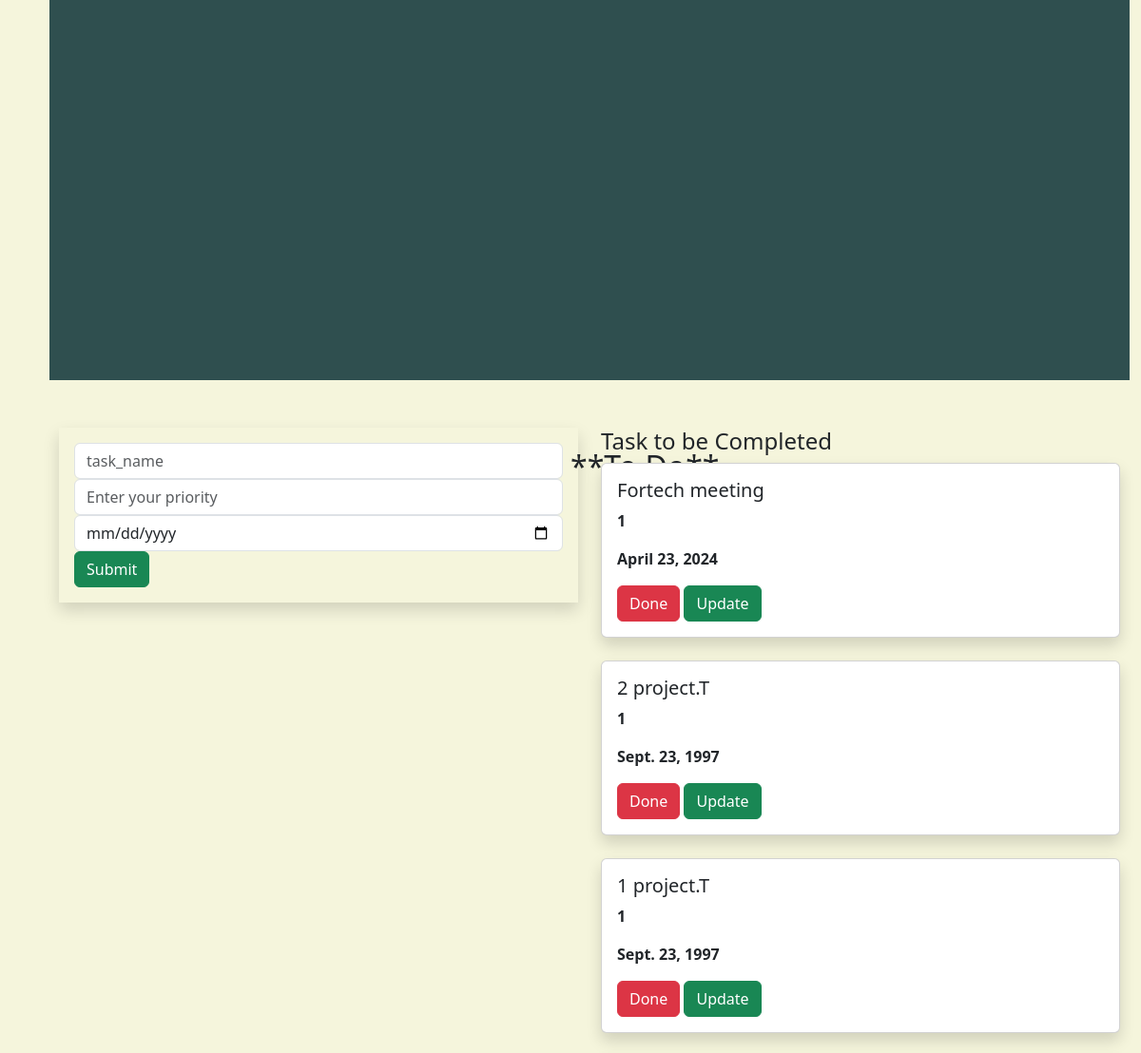
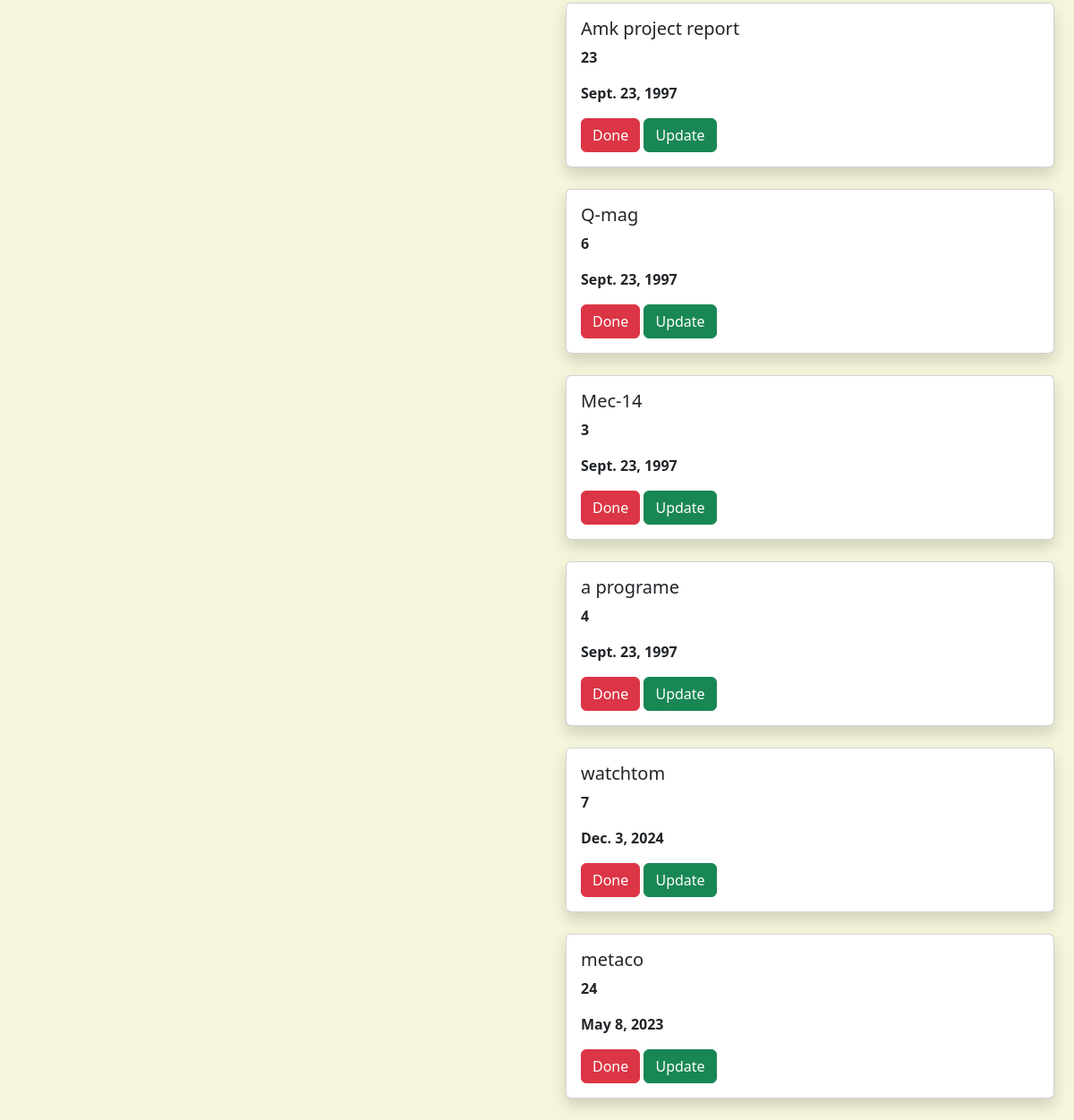
The page / on the database its author committed (2 pictures, top to bottom).
### bestdo/models.py (models this page shows, shortened)
class Task(models.Model):
    name = models.CharField(max_length=250)
    priority = models.IntegerField()
    date=models.DateField()

### bestdo/views.py (the view)
# urls.py: path('', views.add, name='home'),
def add(request):
    task1 = Task.objects.all
    if request.method == 'POST':
        name = request.POST.get('task', '')
        priority = request.POST.get('priority', '')
        date=request.POST.get('date','')
        task = Task(name=name, priority=priority, date=date)
        task.save()
    return render(request, 'home.html', {'task': task1})

### template/home.html (shortened to what this page needs)
{% extends 'base.html' %}
{% block content %}
<div class="container-fluid">
    <div class="row">
        <div class="col-md-12">
            <div class="banner">
                <div class="banner-text">
                    <h2>**To Do**</h2>
                </div>
            </div>
        </div>
    </div>
</div>
<div class="container">
    <div class="row">
        <div class="col-md-6">
        <form method="POST" class="p-3 shadow">
            <div class="form-group">
            <input type="text" class="form-control"  name="task" placeholder="task_name">
</div>
<div class="form-group">
    <input type="text" class="form-control" name="priority" placeholder="Enter your priority">
</div>
 <div class="form-group">
    <input type="date" class="form-control" name="date" placeholder="Enter your date">
</div>
    <input type="submit" class="btn btn-success">
        </form>
    </div>
        <div class="col-md-6">
            <h4> Task to be Completed </h4>
            {% for i in task %}
            <div class="shadow card">
              <div class="card-body">
                 <h5 class="card-title">{{i.name}}</h5>
                 <p><b>{{i.priority}}</b></p>
                   <p><b>{{i.date}}</b></p>
                 <a class="btn btn-danger" href="{% url 'delete' i.id %}">Done</a>
                  <a class="btn btn-success" href="{% url 'update' i.id %}">Update</a>
              </div>
            </div>
            <br>
            {% endfor %}
        </div>
</div>
   </div>
{% endblock %}

### template/base.html (shortened to what this page needs)
{% load static %}
<!DOCTYPE html>
<html lang="en">
<head>
    <link href="https://cdn.jsdelivr.net/npm/bootstrap@5.3.3/dist/css/bootstrap.min.css" rel="stylesheet">
    <link rel="stylesheet"   href="{% static 'style.css' %}">
</head>
<body>
{% block content %}
{% endblock %}
</body>
</html>

### static/style.css (style rules this page uses)
.banner { background-color: darkslategrey; width:100%; height:400px; margin-bottom:50px; }
.banner-text { top:20%; left:50%; position:absolute; transform:transform; }
body { background-color:beige; padding-left :40px; }

### rows shown on the page
Task: name "Fortech meeting", priority "1", date "April 23, 2024"
Task: name "2 project.T", priority "1", date "Sept. 23, 1997"
Task: name "1 project.T", priority "1", date "Sept. 23, 1997"
Task: name "Amk project report", priority "23", date "Sept. 23, 1997"
Task: name "Q-mag", priority "6", date "Sept. 23, 1997"
Task: name "Mec-14", priority "3", date "Sept. 23, 1997"
Task: name "a programe", priority "4", date "Sept. 23, 1997"
Task: name "watchtom", priority "7", date "Dec. 3, 2024"
Task: name "metaco", priority "24", date "May 8, 2023"
